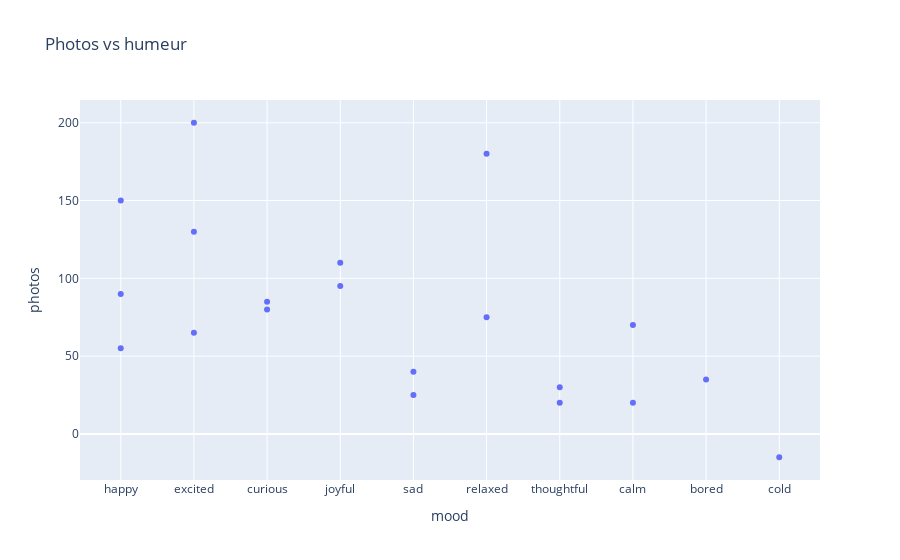

Write notebook code for a chart like this one.
### Markdown cell above
**TODO**

- Créer un graphique de type scatter plot avec mood en abscisse et photos en ordonnée
- Ajouter une info-bulle avec les noms de ville
- Afficher le graphique

### Code cell
# Scatter plot avec mood en abscisse et photos en ordonnée, info-bulle avec les noms de ville
fig = px.scatter(df, x="mood", y="photos", hover_data=["city"], title="Photos vs humeur")

# Afficher le graphique
fig.show()

### Figure 1 — Plotly figure (JSON) as saved in the notebook; plotly's stock layout.template omitted (floating-point values rounded to 4 significant figures)
{"data": [{"customdata": [["Paris"], ["Paris"], ["Lyon"], ["Lyon"], ["Marseille"], ["Marseille"], ["Bordeaux"], ["Bordeaux"], ["Nice"], ["Nice"], ["Strasbourg"], ["Strasbourg"], ["Toulouse"], ["Toulouse"], ["Nantes"], ["Nantes"], ["Montpellier"], ["Montpellier"], ["Grenoble"], ["Grenoble"]], "hovertemplate": "mood=%{x}<br>photos=%{y}<br>city=%{customdata[0]}<extra></extra>", "legendgroup": "", "marker": {"color": "#636efa", "symbol": "circle"}, "mode": "markers", "name": "", "orientation": "v", "showlegend": false, "type": "scatter", "x": ["happy", "excited", "curious", "joyful", "sad", "relaxed", "excited", "thoughtful", "relaxed", "sad", "thoughtful", "happy", "happy", "curious", "calm", "excited", "joyful", "bored", "cold", "calm"], "xaxis": "x", "y": [150, 130, 80, 95, 25, 75, 200, 30, 180, 40, 20, 55, 90, 85, 70, 65, 110, 35, -15, 20], "yaxis": "y"}], "layout": {"legend": {"tracegroupgap": 0}, "title": {"text": "Photos vs humeur"}, "xaxis": {"anchor": "y", "domain": [0, 1], "title": {"text": "mood"}}, "yaxis": {"anchor": "x", "domain": [0, 1], "title": {"text": "photos"}}}}
